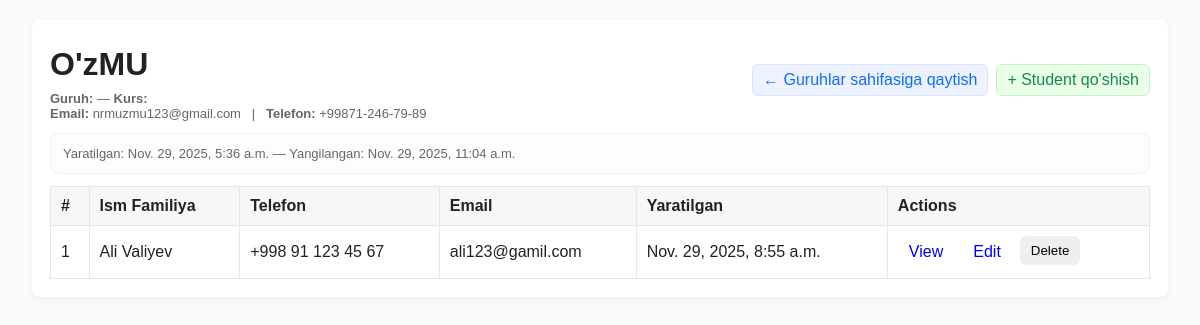
Page /otm/1/groups/1/students/ on the earlier database version.
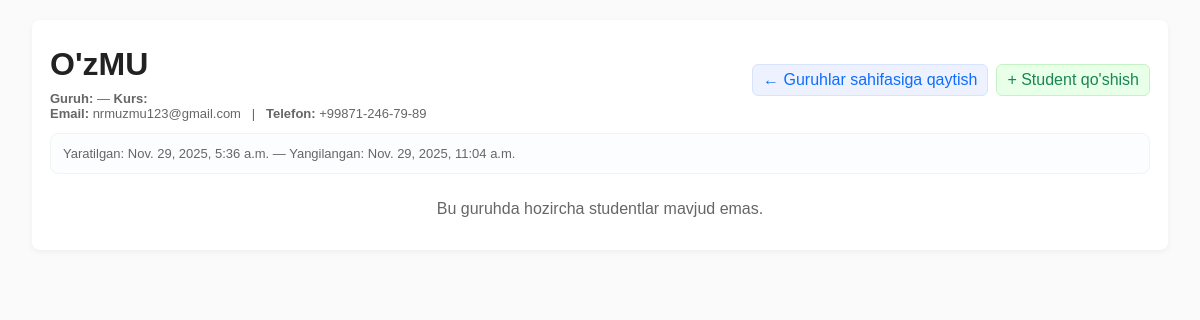
Same page on the later database version.
### app/models.py (models this page shows, shortened)
class Otm(models.Model):
    title = models.CharField(max_length=255)
    email = models.EmailField(blank=True, null=True)
    phone = models.CharField(max_length=20)
    address = models.TextField(blank=True, null=True)
    created_ed = models.DateTimeField(auto_now_add=True)
    updated_ed = models.DateTimeField(auto_now=True)

class Groups(models.Model):
    title = models.CharField(max_length=200)
    direction = models.CharField("Yo'nalish", max_length=200)
    otm = models.ForeignKey(Otm, on_delete=models.CASCADE,default=1)
    created_ed = models.DateTimeField(auto_now_add=True)
    updated_ed = models.DateTimeField(auto_now=True)

class Students(models.Model):
    name = models.CharField(max_length=120)
    surname = models.CharField(max_length=120)
    photo=models.ImageField(upload_to='photos/%Y/%m/%d')
    email = models.EmailField(unique=False, blank=True, null=True)
    phone = models.CharField(max_length=20)
    birthday = models.DateField(blank=True, null=True)
    description = models.TextField(blank=True, null=True)
    group = models.ForeignKey('Groups',on_delete=models.CASCADE,default=1)
    created_ed = models.DateTimeField(auto_now_add=True)
    updated_ed = models.DateTimeField(auto_now=True)

### app/views.py (the view)
# urls.py: path('otm/<int:otm_id>/groups/<int:group_id>/students/',StudentsByGroupAndOtmView.as_view(), name='students_by_groups_and_otm'),
class StudentsByGroupAndOtmView(ListView):
    model = Students
    template_name = 'students.html'
    context_object_name = 'students'
    def get_queryset(self):
        group = get_object_or_404(
            Groups,
            id=self.kwargs['group_id'],
            otm_id=self.kwargs['otm_id']
        )
        return Students.objects.filter(group=group).order_by('id')
    def get_context_data(self, **kwargs):
        context = super().get_context_data(**kwargs)
        otm_id = self.kwargs['otm_id']
        group_id = self.kwargs['group_id']
        context['otm'] = get_object_or_404(Otm, id=otm_id)
        context['group'] = get_object_or_404(Groups, id=group_id)
        context['all_otm'] = Otm.objects.all()
        return context

### app/templates/students.html (shortened to what this page needs)
<!DOCTYPE html>
<html lang="uz">
<head>
</head>
<body>
<div class="container">
    <div class="top">
        <div>
            <h1>{{ otm.title }}</h1>
            <div class="small"><strong>Guruh:</strong> {{ group.group_name }} — <strong>Kurs:</strong> {{ group.course }}</div>
            <div class="small"><strong>Email:</strong> {{ otm.email|default:"—" }} &nbsp; | &nbsp; <strong>Telefon:</strong> {{ otm.phone|default:"—" }}</div>
        </div>
        <div style="display:flex; gap:8px;">
            <a class="btn btn-back" href="{% url 'groups_by_otm' otm.id %}">← Guruhlar sahifasiga qaytish</a>
            <a class="btn btn-add" href="{% url 'add_student' %}?otm={{ otm.id }}&group={{ group.id }}">+ Student qo'shish</a>
        </div>
    </div>
    <div class="group-card">
        <div class="small">Yaratilgan: {{ group.created_ed }} — Yangilangan: {{ group.updated_ed }}</div>
    </div>
    {% if students.exists %}
        <table>
            <thead>
                <tr>
                    <th>#</th>
                    <th>Ism Familiya</th>
                    <th>Telefon</th>
                    <th>Email</th>
                    <th>Yaratilgan</th>
                    <th>Actions</th>
                </tr>
            </thead>
            <tbody>
                {% for s in students %}
                <tr>
                    <td>{{ forloop.counter }}</td>
                    <td>{{ s.name }} {% if s.surname %} {{ s.surname }}{% endif %}</td>
                    <td>{{ s.phone|default:"—" }}</td>
                    <td>{{ s.email|default:"—" }}</td>
                    <td>{{ s.created_ed }}</td>
                    <td>
                        <div class="actions">
                            <a class="btn" href="{% url 'view_student' s.id %}">View</a>
                            <a class="btn" href="{% url 'update_student' s.id %}">Edit</a>
                            <form action="{% url 'delete_student' s.id %}" method="post" style="display:inline" onsubmit="return confirm('Studentni o‘chirishni tasdiqlaysizmi?');">
                                <button type="submit" class="btn">Delete</button>
                            </form>
                        </div>
                    </td>
                </tr>
                {% endfor %}
            </tbody>
        </table>
    {% else %}
        <div class="empty-row">Bu guruhda hozircha studentlar mavjud emas.</div>
    {% endif %}
</div>
</body>
</html>

### app/templates/students.html (style rules this page uses)
body { font-family: Arial, sans-serif; background:#fafafa; color:#222; }
.container { width:95%; max-width:1100px; margin:20px auto; background:#fff; padding:18px; border-radius:8px; box-shadow:0 2px 6px rgba(0,0,0,0.05); }
h1, h2 { text-align:left; margin:8px 0; }
.top { display:flex; justify-content:space-between; align-items:center; gap:10px; flex-wrap:wrap; margin-bottom:12px; }
.btn { padding:6px 10px; border-radius:6px; text-decoration:none; border:1px solid transparent; cursor:pointer; }
.btn-back { background:#eef2ff; color:#0d6efd; border-color:#d6e4ff; }
.btn-add { background:#e8ffe8; color:#198754; border-color:#c6f3c6; }
.small { color:#666; font-size:13px; }
.empty-row { text-align:center; color:#666; padding:14px; }
.group-card { padding:12px; border-radius:8px; background:#fbfdff; border:1px solid #edf7f0; margin-bottom:12px; }

Differences in the rows shown:
removed Students: name "Ali", surname "Valiyev", phone "+998 91 123 45 67", email "ali123@gamil.com", created_ed "Nov. 29, 2025, 8:55 a.m."
Other differences:
text no longer shown: "# Ism Familiya Telefon Email Yaratilgan Actions"
text now shown: "Bu guruhda hozircha studentlar mavjud emas."
